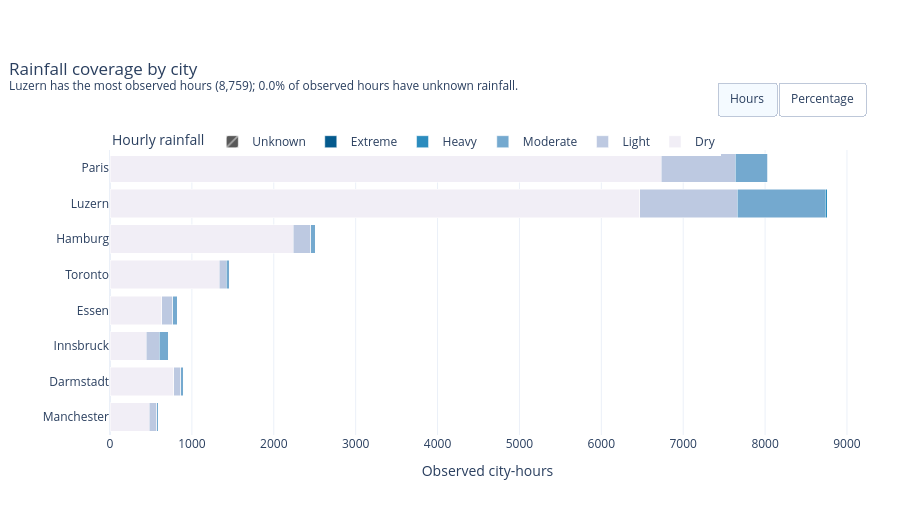

The notebook cell saved with this chart:
### Markdown cell above
### 1. Rainfall coverage — how much evidence is available?

**Attributes and encodings:** city → vertical position; observed city-hours → horizontal bar length; rainfall class → color. Unknown weather uses grey and a patterned bar. Hover reports both the displayed measure and its equivalent count. A data-derived insight identifies the city with the most observed hours and the unknown-weather share.

**Alternative designs tried:** the buttons switch between absolute stacked bars and 100% stacked bars. Absolute bars expose unequal observation coverage; percentage bars make rainfall composition easier to compare but conceal differences in sample size. Keep absolute hours as the default and include both views in the final app. This chart provides evidence context; it does not measure rainfall's association with flow.

Rain classes (mm/hour): dry <0.1; light 0.1–<0.5; moderate 0.5–<4; heavy 4–<10; extreme ≥10. Missing weather remains unknown.

### Code cell
coverage_fig.show()

### Figure 1 — Plotly figure (JSON) as saved in the notebook; plotly's stock layout.template omitted (floating-point values rounded to 4 significant figures)
{"data": [{"customdata": [[6733, 83.79], [6468, 73.84], [2237, 89.19], [1334, 91.12], [630, 76.46], [442, 61.39], [779, 86.56], [481, 81.8]], "hovertemplate": "%{y}<br>Dry: %{customdata[0]:,.0f} observed city-hours<br>%{customdata[1]:.1f}% of this city's observed hours<br>Unknown weather is not classified as dry.<extra></extra>", "marker": {"color": "#f1eef6", "pattern": {"shape": ""}}, "name": "Dry", "orientation": "h", "type": "bar", "x": [6733, 6468, 2237, 1334, 630, 442, 779, 481], "y": ["Paris", "Luzern", "Hamburg", "Toronto", "Essen", "Innsbruck", "Darmstadt", "Manchester"]}, {"customdata": [[901, 11.21], [1193, 13.62], [214, 8.533], [83, 5.669], [135, 16.38], [159, 22.08], [82, 9.111], [87, 14.8]], "hovertemplate": "%{y}<br>Light: %{customdata[0]:,.0f} observed city-hours<br>%{customdata[1]:.1f}% of this city's observed hours<br>Unknown weather is not classified as dry.<extra></extra>", "marker": {"color": "#bdc9e1", "pattern": {"shape": ""}}, "name": "Light", "orientation": "h", "type": "bar", "x": [901, 1193, 214, 83, 135, 159, 82, 87], "y": ["Paris", "Luzern", "Hamburg", "Toronto", "Essen", "Innsbruck", "Darmstadt", "Manchester"]}, {"customdata": [[400, 4.978], [1075, 12.27], [57, 2.273], [46, 3.142], [58, 7.039], [119, 16.53], [39, 4.333], [20, 3.401]], "hovertemplate": "%{y}<br>Moderate: %{customdata[0]:,.0f} observed city-hours<br>%{customdata[1]:.1f}% of this city's observed hours<br>Unknown weather is not classified as dry.<extra></extra>", "marker": {"color": "#74a9cf", "pattern": {"shape": ""}}, "name": "Moderate", "orientation": "h", "type": "bar", "x": [400, 1075, 57, 46, 58, 119, 39, 20], "y": ["Paris", "Luzern", "Hamburg", "Toronto", "Essen", "Innsbruck", "Darmstadt", "Manchester"]}, {"customdata": [[2, 0.02489], [23, 0.2626], [0, 0], [1, 0.06831], [1, 0.1214], [0, 0], [0, 0], [0, 0]], "hovertemplate": "%{y}<br>Heavy: %{customdata[0]:,.0f} observed city-hours<br>%{customdata[1]:.1f}% of this city's observed hours<br>Unknown weather is not classified as dry.<extra></extra>", "marker": {"color": "#2b8cbe", "pattern": {"shape": ""}}, "name": "Heavy", "orientation": "h", "type": "bar", "x": [2, 23, 0, 1, 1, 0, 0, 0], "y": ["Paris", "Luzern", "Hamburg", "Toronto", "Essen", "Innsbruck", "Darmstadt", "Manchester"]}, {"customdata": [[0, 0], [0, 0], [0, 0], [0, 0], [0, 0], [0, 0], [0, 0], [0, 0]], "hovertemplate": "%{y}<br>Extreme: %{customdata[0]:,.0f} observed city-hours<br>%{customdata[1]:.1f}% of this city's observed hours<br>Unknown weather is not classified as dry.<extra></extra>", "marker": {"color": "#045a8d", "pattern": {"shape": ""}}, "name": "Extreme", "orientation": "h", "type": "bar", "x": [0, 0, 0, 0, 0, 0, 0, 0], "y": ["Paris", "Luzern", "Hamburg", "Toronto", "Essen", "Innsbruck", "Darmstadt", "Manchester"]}, {"customdata": [[0, 0], [0, 0], [0, 0], [0, 0], [0, 0], [0, 0], [0, 0], [0, 0]], "hovertemplate": "%{y}<br>Unknown: %{customdata[0]:,.0f} observed city-hours<br>%{customdata[1]:.1f}% of this city's observed hours<br>Unknown weather is not classified as dry.<extra></extra>", "marker": {"color": "#595959", "pattern": {"shape": "/"}}, "name": "Unknown", "orientation": "h", "type": "bar", "x": [0, 0, 0, 0, 0, 0, 0, 0], "y": ["Paris", "Luzern", "Hamburg", "Toronto", "Essen", "Innsbruck", "Darmstadt", "Manchester"]}], "layout": {"barmode": "stack", "height": 520, "legend": {"orientation": "h", "title": {"text": "Hourly rainfall"}, "y": 1.08}, "margin": {"b": 85, "l": 110, "r": 35, "t": 150}, "title": {"text": "Rainfall coverage by city<br><sup>Luzern has the most observed hours (8,759); 0.0% of observed hours have unknown rainfall.</sup>", "x": 0.01, "xanchor": "left"}, "updatemenus": [{"buttons": [{"args": [{"hovertemplate": ["%{y}<br>Dry: %{customdata[0]:,.0f} observed city-hours<br>%{customdata[1]:.1f}% of this city's observed hours<br>Unknown weather is not classified as dry.<extra></extra>", "%{y}<br>Light: %{customdata[0]:,.0f} observed city-hours<br>%{customdata[1]:.1f}% of this city's observed hours<br>Unknown weather is not classified as dry.<extra></extra>", "%{y}<br>Moderate: %{customdata[0]:,.0f} observed city-hours<br>%{customdata[1]:.1f}% of this city's observed hours<br>Unknown weather is not classified as dry.<extra></extra>", "%{y}<br>Heavy: %{customdata[0]:,.0f} observed city-hours<br>%{customdata[1]:.1f}% of this city's observed hours<br>Unknown weather is not classified as dry.<extra></extra>", "%{y}<br>Extreme: %{customdata[0]:,.0f} observed city-hours<br>%{customdata[1]:.1f}% of this city's observed hours<br>Unknown weather is not classified as dry.<extra></extra>", "%{y}<br>Unknown: %{customdata[0]:,.0f} observed city-hours<br>%{customdata[1]:.1f}% of this city's observed hours<br>Unknown weather is not classified as dry.<extra></extra>"], "x": [[6733, 6468, 2237, 1334, 630, 442, 779, 481], [901, 1193, 214, 83, 135, 159, 82, 87], [400, 1075, 57, 46, 58, 119, 39, 20], [2, 23, 0, 1, 1, 0, 0, 0], [0, 0, 0, 0, 0, 0, 0, 0], [0, 0, 0, 0, 0, 0, 0, 0]]}, {"xaxis.autorange": true, "xaxis.ticksuffix": "", "xaxis.title.text": "Observed city-hours"}], "label": "Hours", "method": "update"}, {"args": [{"hovertemplate": ["%{y}<br>Dry: %{customdata[1]:.1f}% of this city's observed hours<br>Equivalent to %{customdata[0]:,.0f} observed city-hours<br>Unknown weather is not classified as dry.<extra></extra>", "%{y}<br>Light: %{customdata[1]:.1f}% of this city's observed hours<br>Equivalent to %{customdata[0]:,.0f} observed city-hours<br>Unknown weather is not classified as dry.<extra></extra>", "%{y}<br>Moderate: %{customdata[1]:.1f}% of this city's observed hours<br>Equivalent to %{customdata[0]:,.0f} observed city-hours<br>Unknown weather is not classified as dry.<extra></extra>", "%{y}<br>Heavy: %{customdata[1]:.1f}% of this city's observed hours<br>Equivalent to %{customdata[0]:,.0f} observed city-hours<br>Unknown weather is not classified as dry.<extra></extra>", "%{y}<br>Extreme: %{customdata[1]:.1f}% of this city's observed hours<br>Equivalent to %{customdata[0]:,.0f} observed city-hours<br>Unknown weather is not classified as dry.<extra></extra>", "%{y}<br>Unknown: %{customdata[1]:.1f}% of this city's observed hours<br>Equivalent to %{customdata[0]:,.0f} observed city-hours<br>Unknown weather is not classified as dry.<extra></extra>"], "x": [[83.79, 73.84, 89.19, 91.12, 76.46, 61.39, 86.56, 81.8], [11.21, 13.62, 8.533, 5.669, 16.38, 22.08, 9.111, 14.8], [4.978, 12.27, 2.273, 3.142, 7.039, 16.53, 4.333, 3.401], [0.02489, 0.2626, 0, 0.06831, 0.1214, 0, 0, 0], [0, 0, 0, 0, 0, 0, 0, 0], [0, 0, 0, 0, 0, 0, 0, 0]]}, {"xaxis.autorange": false, "xaxis.range": [0, 100], "xaxis.ticksuffix": "%", "xaxis.title.text": "Share of observed city-hours (%)"}], "label": "Percentage", "method": "update"}], "direction": "right", "showactive": true, "type": "buttons", "x": 1, "xanchor": "right", "y": 1.24}], "xaxis": {"title": {"text": "Observed city-hours"}}, "yaxis": {"autorange": "reversed"}}}
